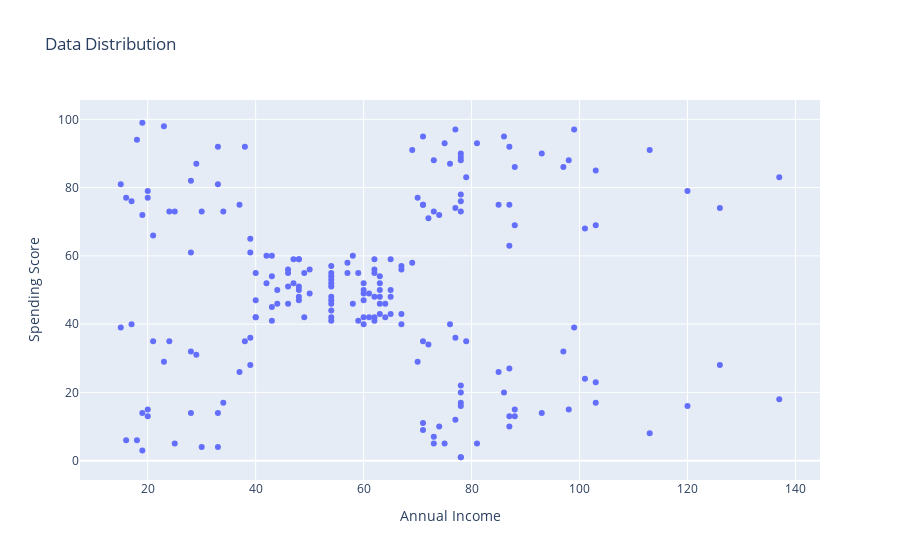

The notebook cell saved with this chart:
### Code cell
px.scatter(x=data[:,0],y=data[:,1],title = 'Data Distribution',color=df['Clusters(KMeans)'])
fig.update_layout(
    xaxis_title = 'Annual Income',
    yaxis_title = 'Spending Score'
)

### Figure 1 — Plotly figure (JSON) as saved in the notebook; plotly's stock layout.template omitted (floating-point values rounded to 4 significant figures; data arrays with more than 128 entries replaced by an {"elided": "..."} marker saying what was removed)
{"data": [{"hovertemplate": "x=%{x}<br>y=%{y}<extra></extra>", "legendgroup": "", "marker": {"color": "#636efa", "symbol": "circle"}, "mode": "markers", "name": "", "orientation": "v", "showlegend": false, "type": "scatter", "x": {"elided": "200 int values"}, "xaxis": "x", "y": {"elided": "200 int values"}, "yaxis": "y"}], "layout": {"autosize": true, "legend": {"tracegroupgap": 0}, "title": {"text": "Data Distribution"}, "xaxis": {"anchor": "y", "autorange": true, "domain": [0, 1], "range": [7.619, 144.4], "title": {"text": "Annual Income"}, "type": "linear"}, "yaxis": {"anchor": "x", "autorange": true, "domain": [0, 1], "range": [-7.087, 107.1], "title": {"text": "Spending Score"}, "type": "linear"}}}
